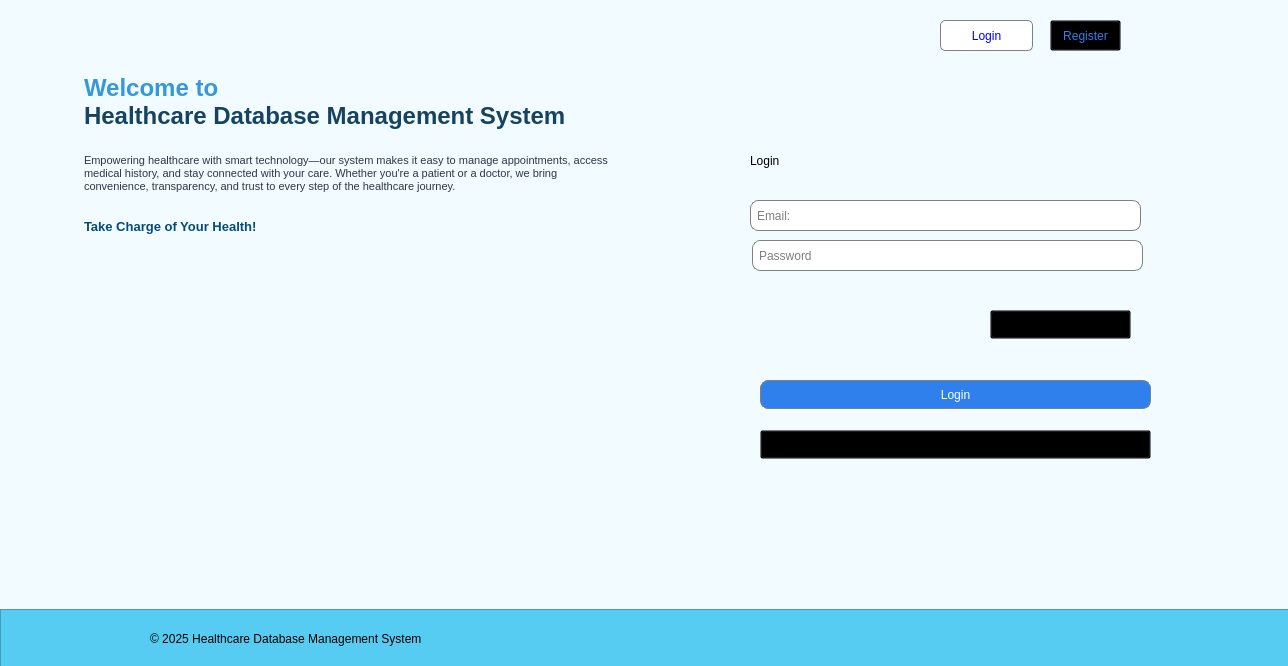
<?xml version="1.0" encoding="UTF-8"?>
<ui version="4.0">
 <class>Form2</class>
 <widget class="QWidget" name="Form2">
  <property name="geometry">
   <rect>
    <x>0</x>
    <y>0</y>
    <width>1288</width>
    <height>666</height>
   </rect>
  </property>
  <property name="windowTitle">
   <string>Form</string>
  </property>
  <property name="styleSheet">
   <string notr="true">#Form2{
background-color:#F2FBFF;
}</string>
  </property>
  <widget class="QWidget" name="info" native="true">
   <property name="geometry">
    <rect>
     <x>0</x>
     <y>10</y>
     <width>721</width>
     <height>601</height>
    </rect>
   </property>
   <widget class="QTextBrowser" name="welcome">
    <property name="geometry">
     <rect>
      <x>80</x>
      <y>60</y>
      <width>541</width>
      <height>121</height>
     </rect>
    </property>
    <property name="styleSheet">
     <string notr="true">QTextBrowser{
background-color:#F2FBFF;
border:0;
}</string>
    </property>
    <property name="html">
     <string>&lt;!DOCTYPE HTML PUBLIC &quot;-//W3C//DTD HTML 4.0//EN&quot; &quot;http://www.w3.org/TR/REC-html40/strict.dtd&quot;&gt;
&lt;html&gt;&lt;head&gt;&lt;meta name=&quot;qrichtext&quot; content=&quot;1&quot; /&gt;&lt;meta charset=&quot;utf-8&quot; /&gt;&lt;style type=&quot;text/css&quot;&gt;
p, li { white-space: pre-wrap; }
hr { height: 1px; border-width: 0; }
li.unchecked::marker { content: &quot;\2610&quot;; }
li.checked::marker { content: &quot;\2612&quot;; }
&lt;/style&gt;&lt;/head&gt;&lt;body style=&quot; font-family:'Segoe UI'; font-size:9pt; font-weight:400; font-style:normal;&quot;&gt;
&lt;p style=&quot; margin-top:0px; margin-bottom:0px; margin-left:0px; margin-right:0px; -qt-block-indent:0; text-indent:0px;&quot;&gt;&lt;span style=&quot; font-family:'Sarabun'; font-size:18pt; font-weight:700; color:#3498db;&quot;&gt;Welcome to&lt;/span&gt;&lt;span style=&quot; font-family:'Sarabun'; font-size:18px;&quot;&gt; &lt;/span&gt;&lt;/p&gt;
&lt;p style=&quot; margin-top:0px; margin-bottom:0px; margin-left:0px; margin-right:0px; -qt-block-indent:0; text-indent:0px;&quot;&gt;&lt;span style=&quot; font-family:'Sarabun'; font-size:18pt; font-weight:600; color:#154360;&quot;&gt;Healthcare Database Management System &lt;/span&gt;&lt;/p&gt;&lt;/body&gt;&lt;/html&gt;</string>
    </property>
   </widget>
   <widget class="QTextBrowser" name="text">
    <property name="geometry">
     <rect>
      <x>80</x>
      <y>140</y>
      <width>541</width>
      <height>141</height>
     </rect>
    </property>
    <property name="styleSheet">
     <string notr="true">#text{
background-color:#F2FBFF;
border:0;
}</string>
    </property>
    <property name="html">
     <string>&lt;!DOCTYPE HTML PUBLIC &quot;-//W3C//DTD HTML 4.0//EN&quot; &quot;http://www.w3.org/TR/REC-html40/strict.dtd&quot;&gt;
&lt;html&gt;&lt;head&gt;&lt;meta name=&quot;qrichtext&quot; content=&quot;1&quot; /&gt;&lt;meta charset=&quot;utf-8&quot; /&gt;&lt;style type=&quot;text/css&quot;&gt;
p, li { white-space: pre-wrap; }
hr { height: 1px; border-width: 0; }
li.unchecked::marker { content: &quot;\2610&quot;; }
li.checked::marker { content: &quot;\2612&quot;; }
&lt;/style&gt;&lt;/head&gt;&lt;body style=&quot; font-family:'Segoe UI'; font-size:9pt; font-weight:400; font-style:normal;&quot;&gt;
&lt;p style=&quot; margin-top:0px; margin-bottom:0px; margin-left:0px; margin-right:0px; -qt-block-indent:0; text-indent:0px;&quot;&gt;&lt;span style=&quot; font-family:'Sarabun','sans-serif'; font-size:8pt; color:#2d3748;&quot;&gt;Empowering healthcare with smart technology—our system makes it easy to manage appointments, access medical history, and stay connected with your care. Whether you're a patient or a doctor, we bring convenience, transparency, and trust to every step of the healthcare journey. &lt;br /&gt;&lt;/span&gt;&lt;/p&gt;
&lt;p style=&quot; margin-top:12px; margin-bottom:12px; margin-left:0px; margin-right:0px; -qt-block-indent:0; text-indent:0px;&quot;&gt;&lt;span style=&quot; font-family:'Sarabun','sans-serif'; font-size:10pt; font-weight:700; color:#044b79;&quot;&gt;Take Charge of Your Health!&lt;/span&gt; &lt;/p&gt;&lt;/body&gt;&lt;/html&gt;</string>
    </property>
   </widget>
   <widget class="QLabel" name="pic">
    <property name="geometry">
     <rect>
      <x>70</x>
      <y>270</y>
      <width>544</width>
      <height>331</height>
     </rect>
    </property>
    <property name="styleSheet">
     <string notr="true">#label{


}
</string>
    </property>
    <property name="text">
     <string/>
    </property>
    <property name="pixmap">
     <pixmap resource="image.qrc">:/image/resourse/ui1.png</pixmap>
    </property>
    <property name="alignment">
     <set>Qt::AlignmentFlag::AlignCenter</set>
    </property>
   </widget>
  </widget>
  <widget class="QWidget" name="signup" native="true">
   <property name="geometry">
    <rect>
     <x>720</x>
     <y>0</y>
     <width>571</width>
     <height>61</height>
    </rect>
   </property>
   <widget class="QPushButton" name="register_2">
    <property name="geometry">
     <rect>
      <x>330</x>
      <y>20</y>
      <width>71</width>
      <height>31</height>
     </rect>
    </property>
    <property name="styleSheet">
     <string notr="true">#register_2{
	color:#2F80ED;
	font: 600 9pt &quot;Roboto&quot;;
background-color: transparent;
}
#register_2::hover{
	text-decoration: underline;
font: 600 9pt &quot;Roboto&quot;;
color:#1872eb;
}
</string>
    </property>
    <property name="text">
     <string>Register</string>
    </property>
   </widget>
   <widget class="QPushButton" name="signin">
    <property name="geometry">
     <rect>
      <x>220</x>
      <y>20</y>
      <width>93</width>
      <height>31</height>
     </rect>
    </property>
    <property name="styleSheet">
     <string notr="true">#signin{
	font: 9pt &quot;Roboto&quot;;
    border: 1px solid gray;
    border-radius: 8px;
    padding: 5px;
	background-color:#fff;
	border-radius: 5px;
color:blue;
}</string>
    </property>
    <property name="text">
     <string>Login</string>
    </property>
   </widget>
  </widget>
  <widget class="QWidget" name="login" native="true">
   <property name="geometry">
    <rect>
     <x>720</x>
     <y>50</y>
     <width>571</width>
     <height>561</height>
    </rect>
   </property>
   <property name="font">
    <font>
     <family>Roboto</family>
    </font>
   </property>
   <property name="cursor">
    <cursorShape>ArrowCursor</cursorShape>
   </property>
   <widget class="QPushButton" name="sign_in">
    <property name="geometry">
     <rect>
      <x>40</x>
      <y>330</y>
      <width>391</width>
      <height>29</height>
     </rect>
    </property>
    <property name="styleSheet">
     <string notr="true">#sign_in{

	background-color:#2F80ED;
	color:#fff;
	font: 600 9pt &quot;Roboto&quot;;
	border: 1px solid gray;
	border-radius:8px

	
}</string>
    </property>
    <property name="text">
     <string>Login</string>
    </property>
   </widget>
   <widget class="QPushButton" name="acc_2">
    <property name="geometry">
     <rect>
      <x>40</x>
      <y>380</y>
      <width>391</width>
      <height>29</height>
     </rect>
    </property>
    <property name="styleSheet">
     <string notr="true">#acc_2{
	color:#000;
	font: 400 9pt &quot;Roboto&quot;;
	background-color: transparent;
}</string>
    </property>
    <property name="text">
     <string>Create an account</string>
    </property>
   </widget>
   <widget class="QPushButton" name="forgot_password">
    <property name="geometry">
     <rect>
      <x>270</x>
      <y>260</y>
      <width>141</width>
      <height>29</height>
     </rect>
    </property>
    <property name="styleSheet">
     <string notr="true">#forgot_password{
	color:#000;
	font: 400 9pt &quot;Roboto&quot;;
	background-color: transparent;
}</string>
    </property>
    <property name="text">
     <string>Forgot Password?</string>
    </property>
   </widget>
   <widget class="QLineEdit" name="password">
    <property name="geometry">
     <rect>
      <x>32</x>
      <y>190</y>
      <width>391</width>
      <height>31</height>
     </rect>
    </property>
    <property name="styleSheet">
     <string notr="true">QLineEdit{
	background-color:#fff;
	border: 1px solid gray;
	border-radius:8px;
		padding:4px;
color:black;
}</string>
    </property>
    <property name="placeholderText">
     <string>Password</string>
    </property>
   </widget>
   <widget class="QLineEdit" name="email">
    <property name="geometry">
     <rect>
      <x>30</x>
      <y>150</y>
      <width>391</width>
      <height>31</height>
     </rect>
    </property>
    <property name="styleSheet">
     <string notr="true">QLineEdit{
	background-color:#fff;
	border: 1px solid gray;
	border-radius:8px;
		padding:4px;
color:black;
}</string>
    </property>
    <property name="text">
     <string/>
    </property>
    <property name="placeholderText">
     <string>Email:</string>
    </property>
   </widget>
   <widget class="QLabel" name="label">
    <property name="geometry">
     <rect>
      <x>30</x>
      <y>90</y>
      <width>191</width>
      <height>41</height>
     </rect>
    </property>
    <property name="styleSheet">
     <string notr="true">
	font: 200 20pt &quot;Roboto&quot;;
color:black;
	
	
</string>
    </property>
    <property name="text">
     <string>Login</string>
    </property>
   </widget>
  </widget>
  <widget class="QFrame" name="frame">
   <property name="geometry">
    <rect>
     <x>0</x>
     <y>609</y>
     <width>1291</width>
     <height>61</height>
    </rect>
   </property>
   <property name="styleSheet">
    <string notr="true">#frame{
	background-color:#56CCF2;
}</string>
   </property>
   <property name="frameShape">
    <enum>QFrame::Shape::StyledPanel</enum>
   </property>
   <property name="frameShadow">
    <enum>QFrame::Shadow::Raised</enum>
   </property>
   <widget class="QLabel" name="logo">
    <property name="geometry">
     <rect>
      <x>120</x>
      <y>20</y>
      <width>31</width>
      <height>20</height>
     </rect>
    </property>
    <property name="text">
     <string/>
    </property>
    <property name="pixmap">
     <pixmap>:/icon/D:/our project/assets/find_Clinic_1.png</pixmap>
    </property>
   </widget>
   <widget class="QLabel" name="text_decor">
    <property name="geometry">
     <rect>
      <x>150</x>
      <y>20</y>
      <width>351</width>
      <height>20</height>
     </rect>
    </property>
    <property name="text">
     <string>© 2025 Healthcare Database Management System </string>
    </property>
   </widget>
  </widget>
 </widget>
 <resources>
  <include location="image.qrc"/>
 </resources>
 <connections/>
</ui>
